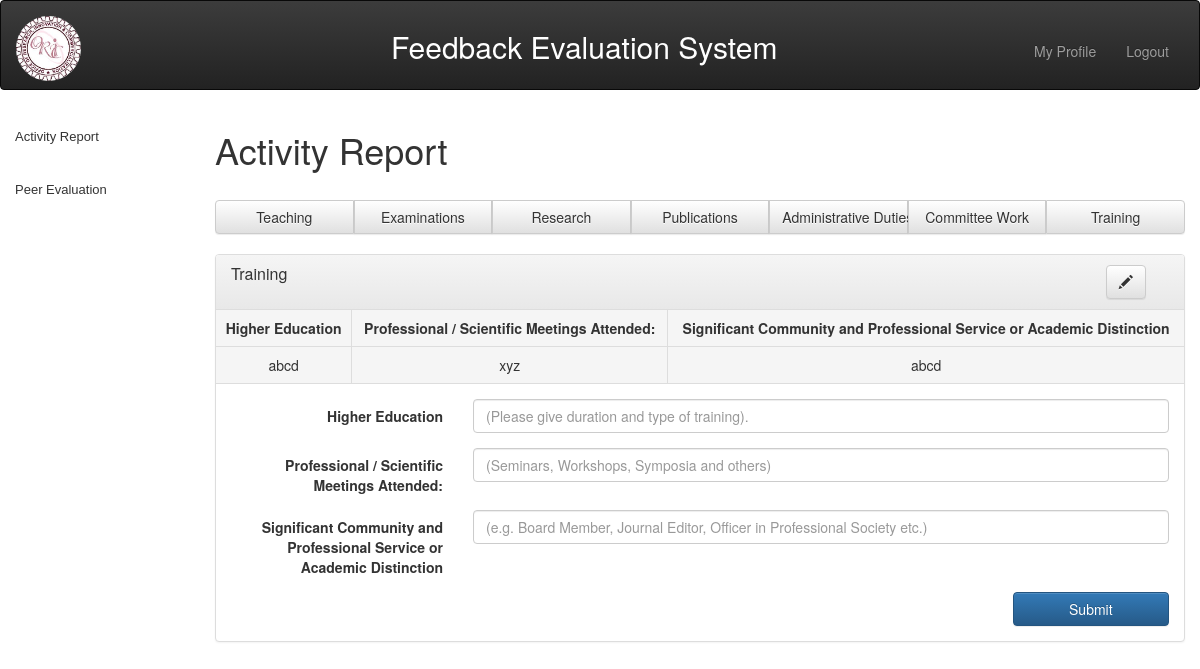
/php/training.php (signed in), run on the app's committed database.
### tables this page shows
CREATE TABLE `training` (
  `trid` int(10) NOT NULL,
  `education` varchar(80) NOT NULL,
  `meetings` varchar(100) NOT NULL,
  `service` varchar(100) NOT NULL,
  `pers_id` varchar(50) NOT NULL
);

### php/training.php (the view, shortened to what this page needs)
<?php
include('login_header.php');
include("sidebar.php");
?>
<!DOCTYPE html>
<html lang="en">
<head>
    <link rel="stylesheet" type="text/css" href="../css/bootstrap.min.css">
    <link rel="stylesheet" href="../css/bootstrap-theme.min.css">
    <link rel="stylesheet" type="text/css" href="../css/style.css">
</head>
<body>
<div class="col-lg-10">
  <h1>Activity Report </h1>
  <br>
<div class="btn-group btn-group-justified " role="group" aria-label="..." >
   <div class="btn-group" role="group">
	<a role="button" class="btn btn-default" href="teaching.php">Teaching</a>
	</div>
   <div class="btn-group" role="group">
  <a role="button" class="btn btn-default" href="examinations.php">Examinations</a>
  </div>
   <div class="btn-group" role="group">
  <a type="button" class="btn btn-default" href="research.php">Research</a>
    </div>
	 <div class="btn-group" role="group">
	<a type="button" class="btn btn-default" href="publications.php">Publications</a>
</div>
 <div class="btn-group" role="group">
	<a type="button" class="btn btn-default" href="administrative.php">Administrative Duties</a>
	</div>
 <div class="btn-group" role="group">
	<a type="button" class="btn btn-default" href="committee.php">Committee Work</a>
</div>
<div class="btn-group" role="group">
	<a type="button" class="btn btn-default" href="training.php">Training</a>
</div>
</div>
<br>
<form class="form-horizontal " method="post" action="training.php">
<div class="panel panel-default" >
<div class="panel-heading container-fluid">
<div class="col-lg-1 pull-right" >
<a class="btn btn-default" href="update.php?form=7" role="button" name="form7">
<span class="glyphicon glyphicon-pencil "  aria-hidden="true"></span>
</a></div>
    <h2 class="panel-title">Training</h2>
  </div>
 <?php
include("includes/config_db.php");
?>
   <?php
$sql = "SELECT * FROM training where pers_id ='".$_SESSION['login_user']."'";
$result = mysqli_query($conn,$sql) or die(mysql_error());
if ($result->num_rows > 0) {
echo "<table class='table table-bordered text-center'>
<tr class='active'>
<th class='text-center'>Higher Education</th>
<th class='text-center'>Professional / Scientific Meetings Attended:</th>
<th class='text-center'>Significant Community and Professional Service or Academic Distinction</th>
</tr>";
while($row = mysqli_fetch_array($result))
  {
  echo "<tr class='active'>";
  echo "<td>".$row['education']."</td>";
  echo "<td>".$row['meetings']."</td>";
  echo "<td>".$row['service']."</td>";
  echo "</tr>";
  }echo "</table>";
 }
?>
  <div class="panel-body">
  <div class="form-group">
    <label for="education" class="col-lg-3 control-label">Higher Education</label>
    <div class="col-lg-9">
      <input type="text" class="form-control" name="education" placeholder="(Please give duration and type of training).">
    </div>
  </div>
  <div class="form-group">
    <label for="meetings" class="col-lg-3 control-label">Professional / Scientific Meetings Attended:</label>
    <div class="col-lg-9">
      <input type="text" class="form-control" name="meetings" placeholder="(Seminars, Workshops, Symposia and others)">
    </div>
   </div>
  <div class="form-group">
   <label for="service" class="col-lg-3 control-label">Significant Community and Professional Service or Academic Distinction</label>
    <div class="col-lg-9">
      <input type="text" class="form-control" name="service" placeholder="(e.g. Board Member, Journal Editor, Officer in Professional Society etc.)">
    </div>
        </div>
	<input class="btn btn-primary col-lg-2 col-lg-offset-10" type="submit" name="training" value="Submit">
		</div>
</div>
</form>
 </div>
</body>
</html>

### css/style.css (style rules this page uses)
body { overflow-x: hidden; }

### data on the page
training: education "abcd", meetings "xyz", service "abcd"
